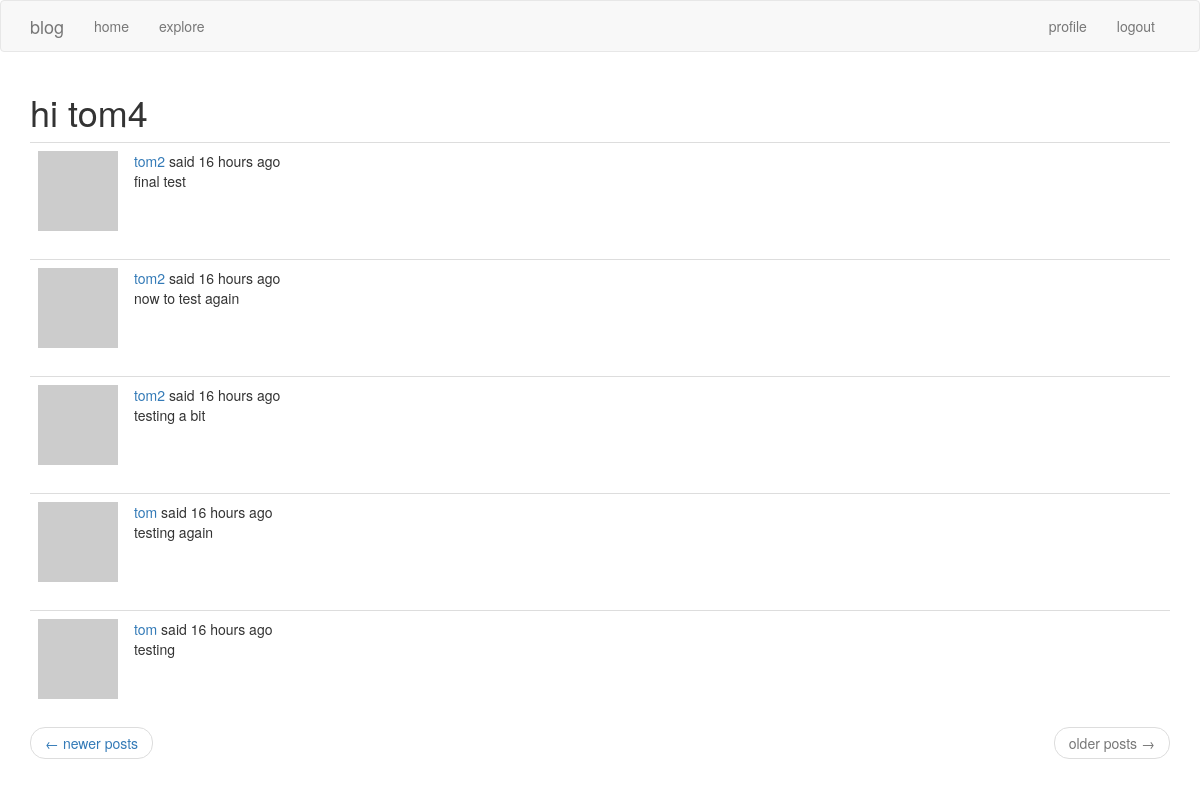
The page /explore?page=2 (signed in) on the database its author committed.
### app/models.py (models this page shows, shortened)
class User(UserMixin, db.Model):
    id       = db.Column(db.Integer, primary_key = True)
    username = db.Column(db.String(64),  index = True, unique = True)
    email    = db.Column(db.String(128), index = True, unique = True)
    about_me = db.Column(db.String(128))
    last_seen = db.Column(db.DateTime, default = datetime.utcnow)
    password_hash = db.Column(db.String(128))
    posts = db.relationship('Post', backref = 'author', lazy = 'dynamic')
    followed = db.relationship(
        'User', secondary = followers,
        primaryjoin = (followers.c.follower_id == id),
        secondaryjoin = (followers.c.followed_id == id),
        backref = db.backref('followers', lazy = 'dynamic'), lazy = 'dynamic')
    def avatar(self, size):
        digest = md5(self.email.lower().encode('utf-8')).hexdigest()
        return 'https://www.gravatar.com/avatar/{}?d=identicon&s={}'.format(digest, size)

class Post(db.Model):
    id   = db.Column(db.Integer, primary_key = True)
    body = db.Column(db.String(128))
    timestamp = db.Column(db.DateTime, index = True, default = datetime.utcnow)
    user_id = db.Column(db.Integer, db.ForeignKey('user.id'))

### app/routes.py (the view)
@app.route('/explore')
@login_required
def explore():
    page = request.args.get('page', 1, type = int)
    posts = Post.query.order_by(Post.timestamp.desc()).paginate(page, app.config['POSTS_PER_PAGE'], False)
    next_url = url_for('explore', page = posts.next_num) if posts.has_next else None
    prev_url = url_for('explore', page = posts.prev_num) if posts.has_prev else None
    return render_template('index.html', title = "explore", posts = posts.items, next_url = next_url, prev_url = prev_url)

### app/models.py (called while the page is built)
@login.user_loader
def load_user(id):
    return User.query.get(int(id))

### app/routes.py (called while the page is built)
@app.before_request
def before_request():
    if current_user.is_authenticated:
        current_user.last_seen = datetime.utcnow()
        db.session.commit()

### app/templates/index.html (shortened to what this page needs)
{% extends 'base.html' %}
{% import 'bootstrap/wtf.html' as wtf %}
{% block app_content %}
    <h1> hi {{ current_user.username }} </h1>
    {% for post in posts %}
        {% include '_post.html' %}
    {% endfor %}
    <nav aria-label = '...'>
        <ul class = 'pager'>
            <li class = 'previous {% if not prev_url %} disabled {% endif %}'>
                <a href = "{{ prev_url or '#' }}">
                    <span aria-hidden = 'true'> &larr; </span> newer posts
                </a>
            </li>
            <li class = 'next {% if not next_url %} disabled {% endif %}'>
                <a href = "{{ next_url or '#' }}">
                    older posts <span aria-hidden = 'true'> &rarr; </span>
                </a>
            </li>
        </ul>
    </nav>
{% endblock %}

### app/templates/_post.html
    <table class = "table table-hover">
        <tr>
            <td width = "70px">
                <a href = "{{ url_for('user', username = post.author.username) }}">
                    <img src = "{{ post.author.avatar(70) }}" />
                </a>
            </td>
            <td>
                <a href = "{{ url_for('user', username = post.author.username) }}">
                    {{ post.author.username }}
                </a>
                said {{ moment(post.timestamp).fromNow() }}
                <br>
                {{ post.body }}
            </td>
        </tr>
    </table>

### rows shown on the page
User: username "tom4"
Post: author.username "tom2", timestamp "16 hours ago", body "final test"
Post: author.username "tom2", timestamp "16 hours ago", body "now to test again"
Post: author.username "tom2", timestamp "16 hours ago", body "testing a bit"
Post: author.username "tom", timestamp "16 hours ago", body "testing again"
Post: author.username "tom", timestamp "16 hours ago", body "testing"
